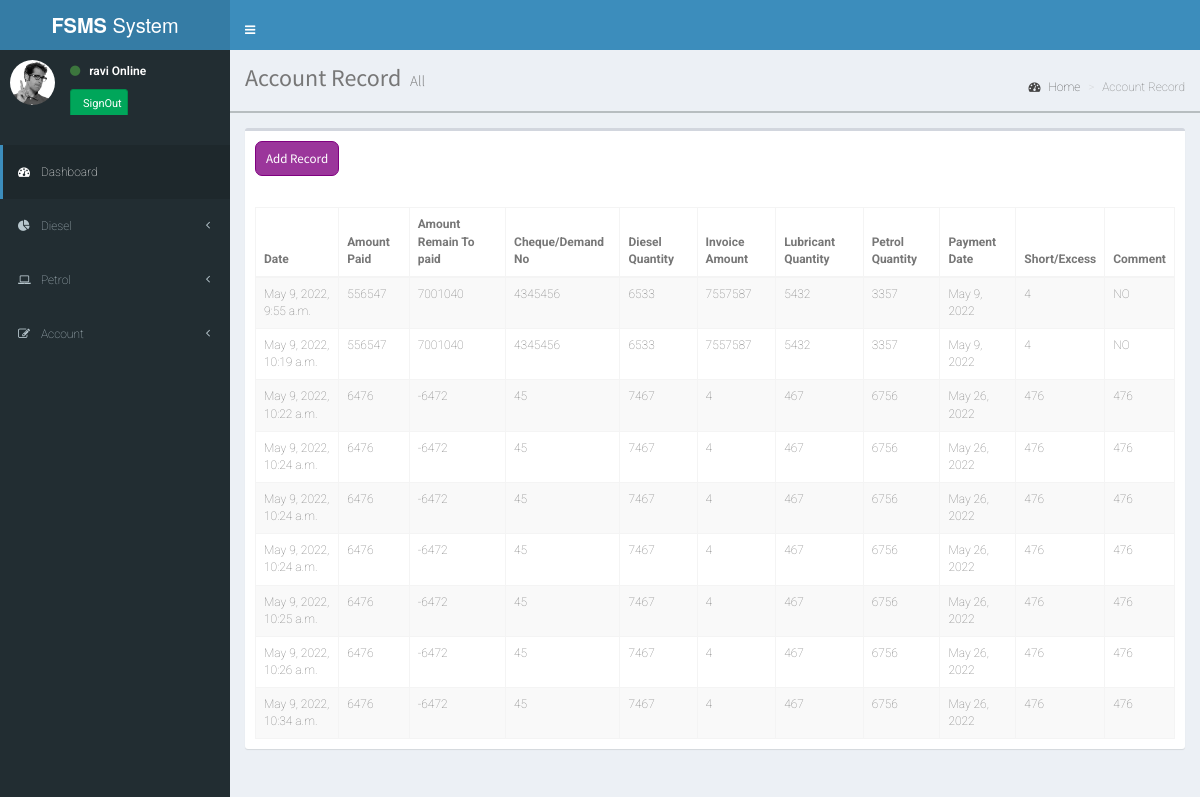
The app's page /account/ (signed in) with its own data.
### PPMS_backend/models.py (models this page shows)
class Account(models.Model):
    date = models.DateTimeField(auto_now_add=True)
    invoiceNumber = models.IntegerField(unique_for_date=True)
    petrolQuantity = models.IntegerField(blank=True)
    dieselQuantity = models.IntegerField(blank=True)
    lubricantQuantity = models.IntegerField(blank=True)
    invoiceAmount = models.IntegerField(blank=False, null=False)
    cheque_demand_number = models.IntegerField(blank=False, null=False)
    paymentDate = models.DateField(auto_now_add=False, auto_now=False)
    amountPaid = models.IntegerField()
    amountRemainPaid = models.IntegerField()
    shortExcess = models.IntegerField(null=True)
    comment = models.CharField(max_length=255, null=True)
    def __str__(self):
        return '%s' % self.date

### PPMS_backend/views.py (the view)
# urls.py: path('account/', views.account, name="account"),
@login_required
def account(request):
    student_list = Account.objects.all()
    print("{}".format(student_list))
    return render(request,'account.html', {'student_list': student_list})

### PPMS_backend/templates/account.html (shortened to what this page needs)
{% extends 'base.html' %}
{% load static %}
{% block extracss %}
    <link rel="stylesheet" type="text/css" href="{% static 'css/style.css' %}">
    <link rel="stylesheet" href="{% static 'css/dataTables.bootstrap.min.css' %}">
{% endblock %}
{% block content %}
    <div class="head-holder">
    <section class="content-header">
        <h1>
            Account Record
            <small>All</small>
        </h1>
        <ol class="breadcrumb">
            <li>
                <a href="{% url 'home' %}">
                    <i class="fa fa-dashboard"></i>
                    Home
                </a>
            </li>
            <li class="active">Account Record</li>
        </ol>
    </section>
    </div>
    <section class="content">
        <div class="row">
            <div class="col-xs-12">
                <div class="box">
                    <div class="box-header">
                        <h3 class="box-title"><a href="{% url 'account-form' %}"class="add-record">Add Record</a></h3>
                    </div>
                    <div class="box-body">
                        <table id="example2" class="table table-bordered table-striped ">
                            <thead>
                            <tr>
                                <th>Date</th>
                                <th>Amount Paid</th>
                                <th>Amount Remain To paid</th>
                                <th>Cheque/Demand No</th>
                                <th>Diesel Quantity</th>
                                <th>Invoice Amount</th>
                                <th>Lubricant Quantity</th>
                                <th>Petrol Quantity</th>
                                <th>Payment Date</th>
                                <th>Short/Excess</th>
                                <th>Comment</th>
                            </tr>
                            </thead>
                            <tbody>
                            {% for foo in student_list %}
                                <tr>
                                    <td>{{ foo.date }}</td>
                                    <td>{{ foo.amountPaid }}</td>
                                    <td>{{ foo.amountRemainPaid }}</td>
                                    <td>{{ foo.cheque_demand_number }}</td>
                                    <td>{{ foo.dieselQuantity }}</td>
                                    <td>{{ foo.invoiceAmount }}</td>
                                    <td>{{ foo.lubricantQuantity }}</td>
                                    <td>{{ foo.petrolQuantity }}</td>
                                    <td>{{ foo.paymentDate }}</td>
                                    <td>{{ foo.shortExcess }}</td>
                                    <td>{{ foo.comment }}</td>
                                </tr>
                            {% endfor %}
                            </tbody>
                        </table>
                    </div>
                </div>
            </div>
        </div>
    </section>
{% endblock %}

### PPMS_backend/templates/base.html (shortened to what this page needs)
{% load static %}
<!DOCTYPE html>
<html lang="en">
<head>
    <link rel="stylesheet" type="text/css" href="{% static 'css/bootstrap.min.css' %}">
    <link rel="stylesheet" href="{% static 'css/AdminLTE.min.css' %}">
    <link href="https://maxcdn.bootstrapcdn.com/font-awesome/4.2.0/css/font-awesome.min.css" rel="stylesheet">
    <link rel="stylesheet" href="{% static 'css/_all-skins.min.css' %}">
    <link rel="stylesheet" type="text/css" href="{% static 'css/style.css' %}">
    {% block extracss %}
    {% endblock %}
</head>
<body class=" skin-blue sidebar-mini fixed">
<div class="wrapper">
{% if user.is_authenticated %}
    <header class="main-header">
        <a href="{% url 'home' %}" class="logo">
            <span class="logo-lg"><b>FSMS</b> System</span>
        </a>
        <nav class="navbar navbar-static-top min-high">
            <a href="#" class="sidebar-toggle" data-toggle="push-menu" role="button">
            </a>
        </nav>
    </header>
    <aside class="main-sidebar">
        <section class="sidebar">
            <div class="user-panel">
                    <div class="pull-left image">
                        <img src="{% static 'img/user2-160x160.jpg' %}" class="img-circle" alt="User Image">
                    </div>
                    <div class="pull-left info">
                        <p>
                            <i class="fa fa-circle text-success"></i>
                            &nbsp;&nbsp;{{ user.username }}
                            <span>Online</span>
                        </p>
                        <a class="btn btn-success" href="{% url 'logout' %}">
                            SignOut
                        </a>
                    </div>
            </div>
            <ul class="sidebar-menu" data-widget="tree">
                <br>
                <li class="active">
                    <a href="{% url 'home' %}">
                        <i class="fa fa-dashboard"></i> <span>Dashboard</span>
                    </a>
                </li>
                <li class="treeview">
                    <a href="#" >
                        <i class="fa fa-pie-chart"></i>
                        <span>Diesel </span>
                        <span class="pull-right-container">
                            <i class="fa fa-angle-left pull-right">
                            </i>
                        </span>
                    </a>
                </li>
                <li class="treeview">
                    <a href="#">
                        <i class="fa fa-laptop"></i>
                        <span>Petrol</span>
                        <span class="pull-right-container">
                            <i class="fa fa-angle-left pull-right"></i>
                        </span>
                    </a>
                </li>
                <li class="treeview">
                    <a href="{% url 'home' %}">
                        <i class="fa fa-edit"></i> <span>Account</span>
                        <span class="pull-right-container">
                            <i class="fa fa-angle-left pull-right"></i>
                        </span>
                    </a>
                </li>
            </ul>
        </section>
    </aside>
    <div class="content-wrapper">
        {% block content %}
        {% endblock %}
    </div>
{% endif %}
</div>
</body>
</html>

### PPMS_backend/static/css/style.css (style rules this page uses)
* { margin: 0; padding: 0; box-sizing: border-box; -webkit-box-sizing: border-box; -moz-box-sizing: border-box; -webkit-font-smoothing: antialiased; -moz-font-smoothing: antialiased; -o-font-smoothing: antialiased; font-smoothing: antialiased; text-rendering: optimizeLegibility; }
body { font-family: "Roboto", Helvetica, Arial, sans-serif; font-weight: 100; font-size: 12px; line-height: 30px; color: #777; background: #4CAF50; }
.min-high { height: 50px; }
.head-holder { border-bottom: 2px solid #b7bdc0; margin: 0 0; padding: 0 0 20px 0; }
.add-record { border: 1px solid purple; line-height: 33px; display: block; position: relative; color: white; padding: 0 10px; border-radius: 7px; background: #800080c9; overflow: hidden; }
.box-header>.fa, .box-header>.glyphicon, .box-header>.ion, .box-header .box-title { font-size: 13px; }

### records on screen
Account: date "May 9, 2022, 9:55 a.m.", amountPaid "556547", amountRemainPaid "7001040", cheque_demand_number "4345456", dieselQuantity "6533", invoiceAmount "7557587", lubricantQuantity "5432", petrolQuantity "3357", paymentDate "May 9, 2022", shortExcess "4", comment "NO"
Account: date "May 9, 2022, 10:19 a.m.", amountPaid "556547", amountRemainPaid "7001040", cheque_demand_number "4345456", dieselQuantity "6533", invoiceAmount "7557587", lubricantQuantity "5432", petrolQuantity "3357", paymentDate "May 9, 2022", shortExcess "4", comment "NO"
Account: date "May 9, 2022, 10:22 a.m.", amountPaid "6476", amountRemainPaid "-6472", cheque_demand_number "45", dieselQuantity "7467", invoiceAmount "4", lubricantQuantity "467", petrolQuantity "6756", paymentDate "May 26, 2022", shortExcess "476", comment "476"
Account: date "May 9, 2022, 10:24 a.m.", amountPaid "6476", amountRemainPaid "-6472", cheque_demand_number "45", dieselQuantity "7467", invoiceAmount "4", lubricantQuantity "467", petrolQuantity "6756", paymentDate "May 26, 2022", shortExcess "476", comment "476"
Account: date "May 9, 2022, 10:24 a.m.", amountPaid "6476", amountRemainPaid "-6472", cheque_demand_number "45", dieselQuantity "7467", invoiceAmount "4", lubricantQuantity "467", petrolQuantity "6756", paymentDate "May 26, 2022", shortExcess "476", comment "476"
Account: date "May 9, 2022, 10:24 a.m.", amountPaid "6476", amountRemainPaid "-6472", cheque_demand_number "45", dieselQuantity "7467", invoiceAmount "4", lubricantQuantity "467", petrolQuantity "6756", paymentDate "May 26, 2022", shortExcess "476", comment "476"
Account: date "May 9, 2022, 10:25 a.m.", amountPaid "6476", amountRemainPaid "-6472", cheque_demand_number "45", dieselQuantity "7467", invoiceAmount "4", lubricantQuantity "467", petrolQuantity "6756", paymentDate "May 26, 2022", shortExcess "476", comment "476"
Account: date "May 9, 2022, 10:26 a.m.", amountPaid "6476", amountRemainPaid "-6472", cheque_demand_number "45", dieselQuantity "7467", invoiceAmount "4", lubricantQuantity "467", petrolQuantity "6756", paymentDate "May 26, 2022", shortExcess "476", comment "476"
Account: date "May 9, 2022, 10:34 a.m.", amountPaid "6476", amountRemainPaid "-6472", cheque_demand_number "45", dieselQuantity "7467", invoiceAmount "4", lubricantQuantity "467", petrolQuantity "6756", paymentDate "May 26, 2022", shortExcess "476", comment "476"

### other values on screen
{{ user.username }} "ravi"
